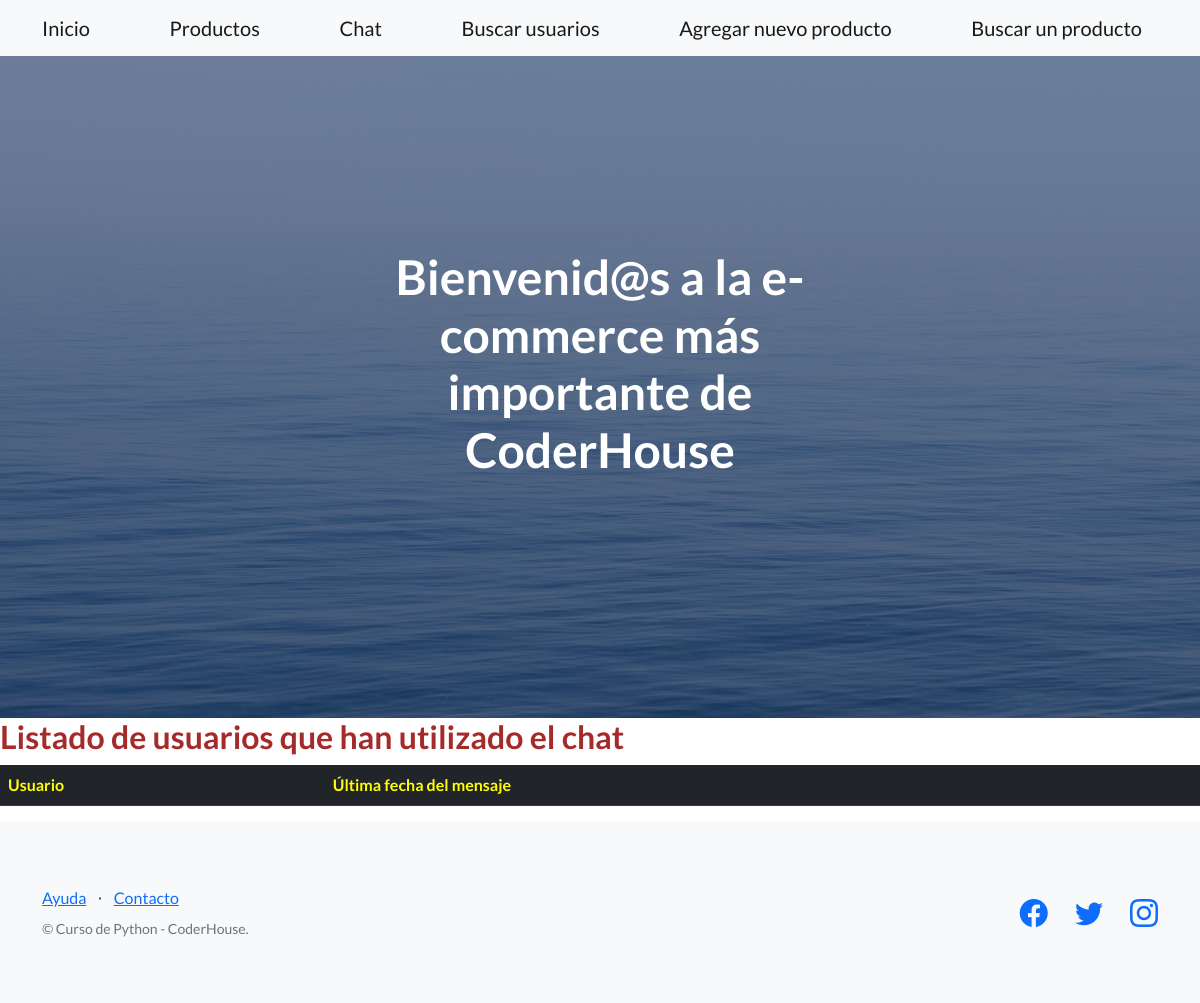
Before: /AppCoder/infoUser with the older database file.
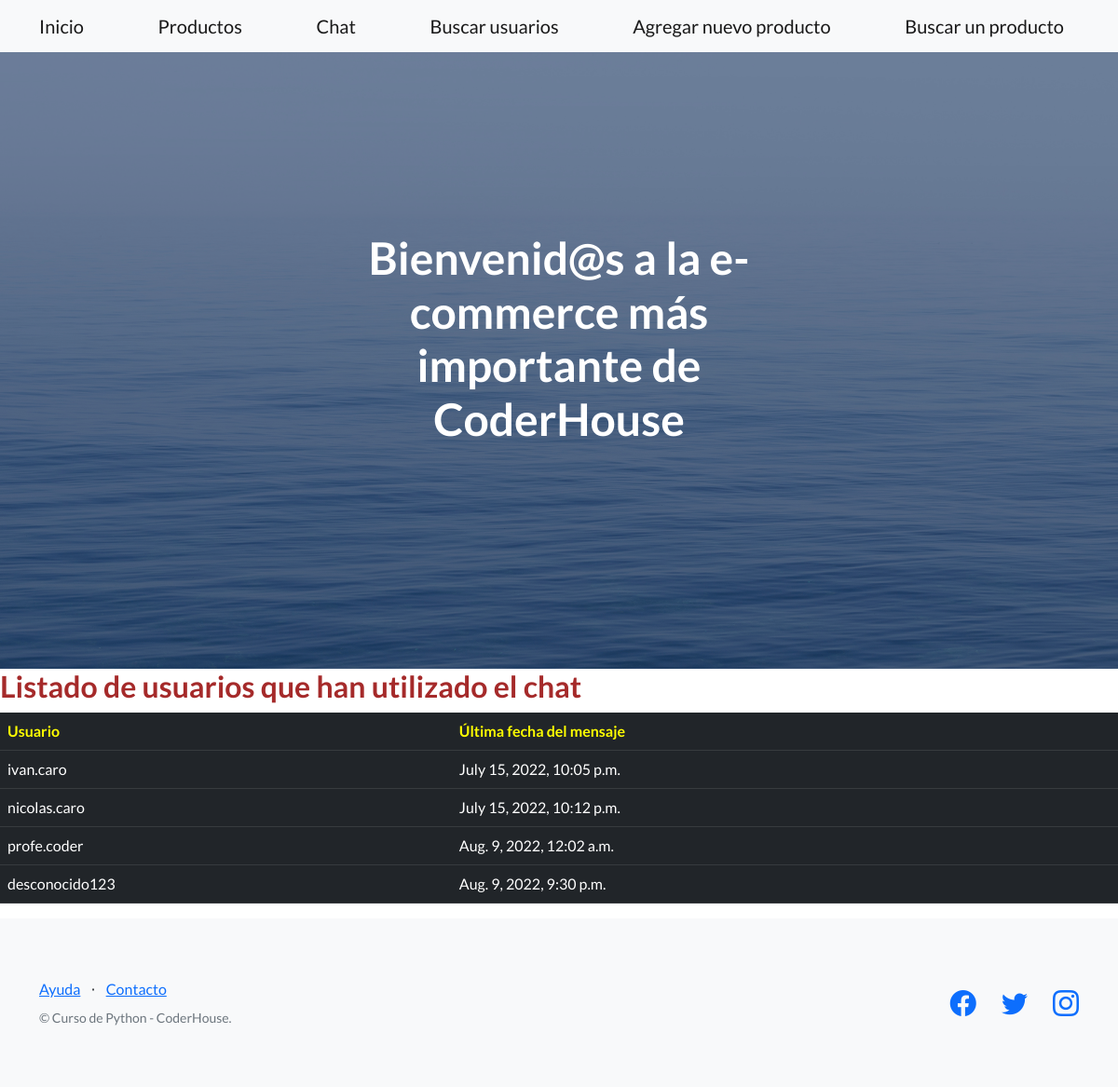
After: the same page with the newer database file.
### AppCoder/models.py (models this page shows)
class infoUsers(models.Model):
    user = models.CharField(max_length=100)
    lastmessagedate = models.DateTimeField()

### AppCoder/views.py (the view)
# urls.py: path('infoUser',views.viewInfoUsers, name="infoUser"),
def viewInfoUsers(request):
    info = infoUsers.objects.all()
    lista_users = []
    for informa in info:
        lista_users.append({"user":informa.user,
                            "lastmessagedate":informa.lastmessagedate})
    return render(request, "AppCoder/infoUser.html",{"context":lista_users})

### AppCoder/templates/AppCoder/infoUser.html
{% extends "AppCoder/inicio.html" %}
{% load static %}
{% block contenidoQueCambia %}
    <h2 style="color:brown;">Listado de usuarios que han utilizado el chat</h2>
        <div class="table-responsive">
            <table class="table table-dark">
                <tr style="color: yellow;">
                            <th>Usuario</th>
                            <th>Última fecha del mensaje</th>
                </tr>
                {% for item in context %}
                <tr>
                        <td>
                            {{item.user}}
                        </td>
                        <td>
                            {{item.lastmessagedate}}
                        </td>
                </tr>
                {% endfor %}
            </table>
        </div>
{% endblock %}

### AppCoder/templates/AppCoder/inicio.html (shortened to what this page needs)
<!DOCTYPE html>
<html lang="en">
    <head>
        {% load static %}
        <link href="https://cdn.jsdelivr.net/npm/bootstrap-icons@1.5.0/font/bootstrap-icons.css" rel="stylesheet" type="text/css" />
        <link href="{%static 'AppCoder/css/styles.css' %}" rel="stylesheet" />
    </head>
    <body>
        <nav class="navbar navbar-light bg-light static-top">
            <div class="container">
                <a class="navbar-brand" href="{% url 'Inicio' %}">Inicio</a>
                <a class="navbar-brand" href="{% url 'Productos' %}">Productos</a>
                <a class="navbar-brand" href="{% url 'Chat' %}">Chat</a>
                <a class="navbar-brand" href="{% url 'infoUser' %}">Buscar usuarios</a>
                <a class="navbar-brand" href="{% url 'CursoFormulario' %}">Agregar nuevo producto</a>
                <a class="navbar-brand" href="{% url 'resultadosBusqueda' %}">Buscar un producto</a>
            </div>
        </nav>
        <header class="masthead">
            <div class="container position-relative">
                <div class="row justify-content-center">
                    <div class="col-xl-6">
                        <div class="text-center text-white">
                            <h1 class="mb-5">Bienvenid@s a la e-commerce más importante de CoderHouse</h1>
                        </div>
                    </div>
                </div>
            </div>
        </header>
        {% block contenidoQueCambia %}
        {% endblock %}
        <footer class="footer bg-light">
            <div class="container">
                <div class="row">
                    <div class="col-lg-6 h-100 text-center text-lg-start my-auto">
                        <ul class="list-inline mb-2">
                            <li class="list-inline-item"><a href="#!">Ayuda</a></li>
                            <li class="list-inline-item">⋅</li>
                            <li class="list-inline-item"><a href="#!">Contacto</a></li>
                        </ul>
                        <p class="text-muted small mb-4 mb-lg-0">&copy; Curso de Python - CoderHouse.</p>
                    </div>
                    <div class="col-lg-6 h-100 text-center text-lg-end my-auto">
                        <ul class="list-inline mb-0">
                            <li class="list-inline-item me-4">
                                <a href="#!"><i class="bi-facebook fs-3"></i></a>
                            </li>
                            <li class="list-inline-item me-4">
                                <a href="#!"><i class="bi-twitter fs-3"></i></a>
                            </li>
                            <li class="list-inline-item">
                                <a href="#!"><i class="bi-instagram fs-3"></i></a>
                            </li>
                        </ul>
                    </div>
                </div>
            </div>
        </footer>
    </body>
</html>

Changed rows visible on the page:
added infoUsers: user "ivan.caro", lastmessagedate "July 15, 2022, 10:05 p.m."
added infoUsers: user "nicolas.caro", lastmessagedate "July 15, 2022, 10:12 p.m."
added infoUsers: user "profe.coder", lastmessagedate "Aug. 9, 2022, 12:02 a.m."
added infoUsers: user "desconocido123", lastmessagedate "Aug. 9, 2022, 9:30 p.m."
